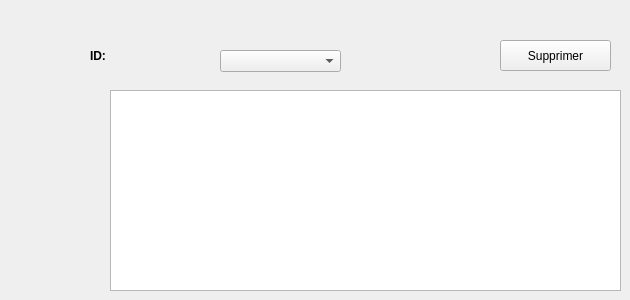
      <widget class="QWidget" name="supp_regionE">
       <attribute name="title">
        <string>supprimer</string>
       </attribute>
       <widget class="QPushButton" name="supp_region_E">
        <property name="geometry">
         <rect>
          <x>500</x>
          <y>40</y>
          <width>111</width>
          <height>31</height>
         </rect>
        </property>
        <property name="text">
         <string>Supprimer</string>
        </property>
       </widget>
       <widget class="QLabel" name="label_28">
        <property name="geometry">
         <rect>
          <x>90</x>
          <y>40</y>
          <width>141</width>
          <height>31</height>
         </rect>
        </property>
        <property name="font">
         <font>
          <weight>75</weight>
          <bold>true</bold>
         </font>
        </property>
        <property name="styleSheet">
         <string notr="true">&lt;font color-red&gt;</string>
        </property>
        <property name="text">
         <string>ID:</string>
        </property>
       </widget>
       <widget class="QTableView" name="tab_fact_supp">
        <property name="geometry">
         <rect>
          <x>110</x>
          <y>90</y>
          <width>511</width>
          <height>201</height>
         </rect>
        </property>
        <property name="styleSheet">
         <string notr="true"/>
        </property>
       </widget>
       <widget class="QComboBox" name="sup_id_s_f">
        <property name="geometry">
         <rect>
          <x>220</x>
          <y>50</y>
          <width>121</width>
          <height>22</height>
         </rect>
        </property>
       </widget>
      </widget>
